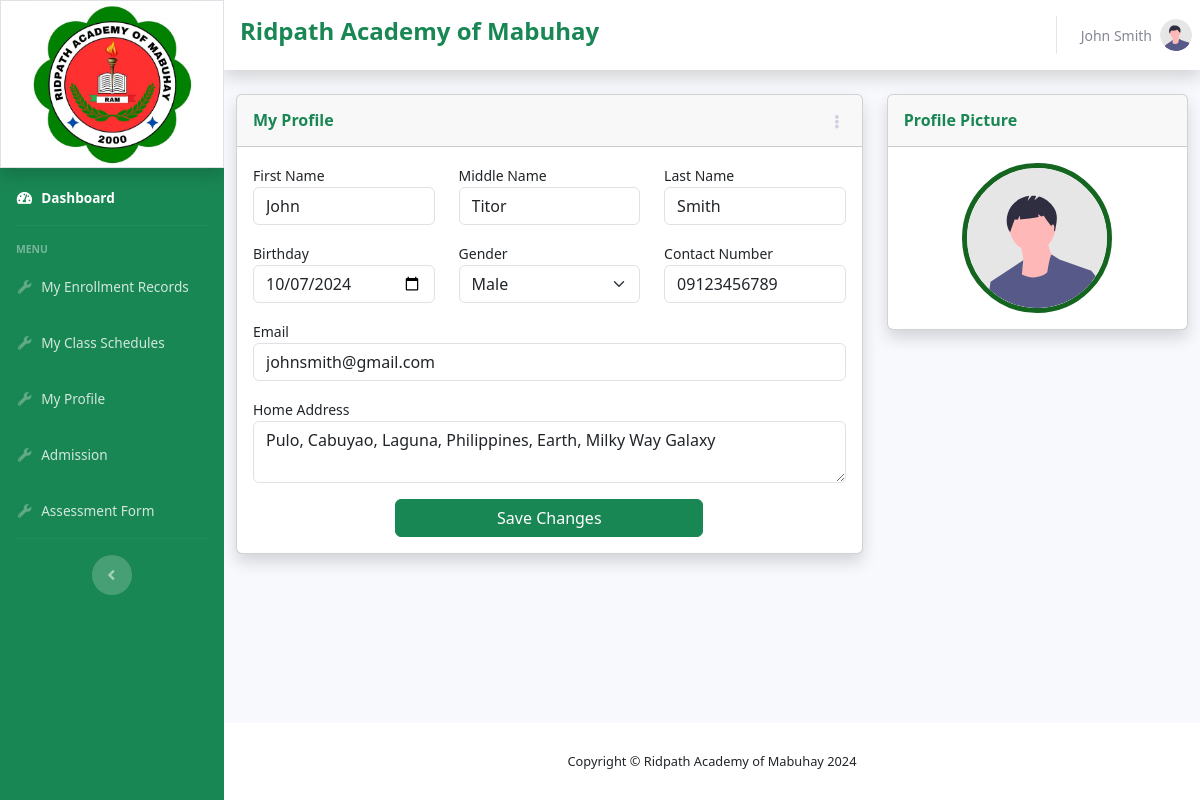
Before: /student/profile.php (signed in) with the older database file.
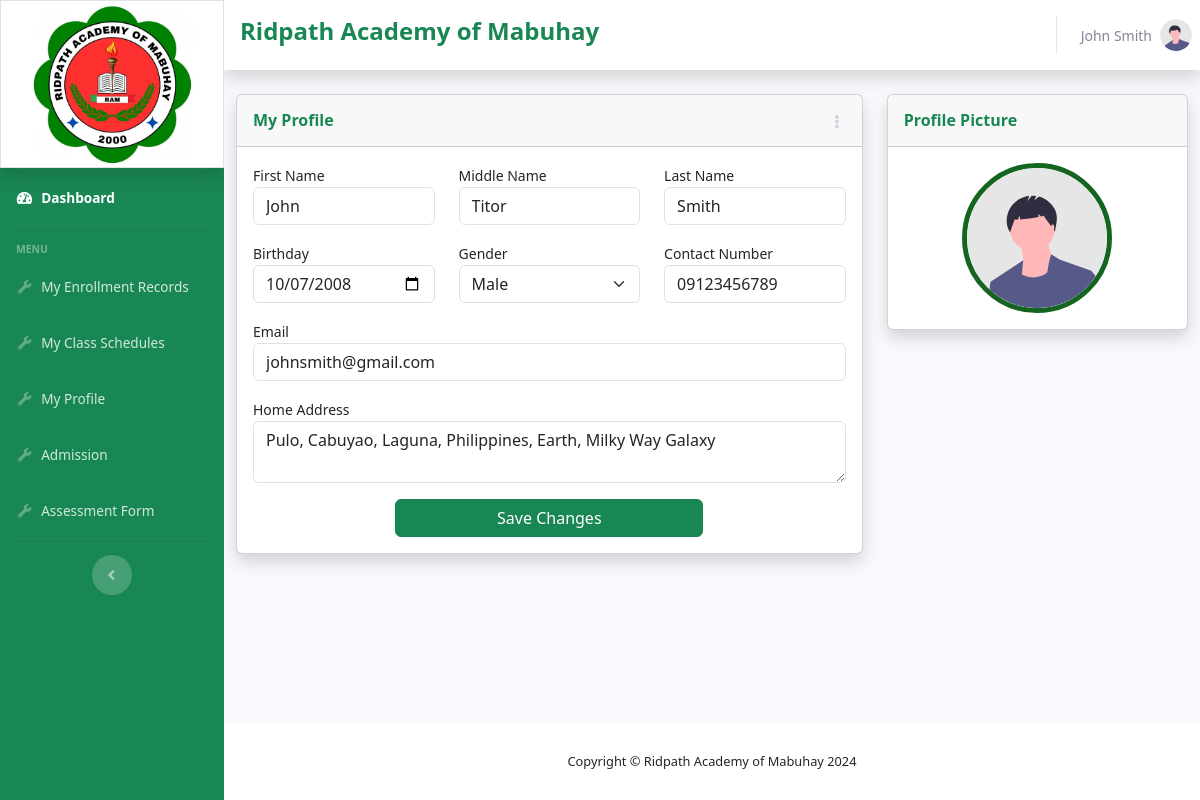
After: the same page with the newer database file.
### tables this page shows
CREATE TABLE `students` (
  `tempID` int(254) NOT NULL,
  `firstname` varchar(100) NOT NULL,
  `middlename` varchar(100) NOT NULL,
  `lastname` varchar(100) NOT NULL,
  `birthday` varchar(20) NOT NULL,
  `gender` varchar(10) NOT NULL,
  `address` varchar(500) NOT NULL,
  `email` varchar(100) NOT NULL,
  `contactnumber` varchar(100) NOT NULL,
  `studentnumber` varchar(100) NOT NULL,
  `password` varchar(254) NOT NULL,
  `userRole` int(10) NOT NULL,
  `isassignedtosection` int(2) NOT NULL DEFAULT 0,
  `isactive` varchar(10) NOT NULL,
  `profileimgurl` varchar(400) NOT NULL
);

### student/profile.php (the view, shortened to what this page needs)
<?php
    require '../shared/header_student.php';
?>
                <div class="container-fluid">
                    <?php
                        $studentID = $_SESSION['user_id'];
                        $fetchQuery = "SELECT * FROM students WHERE tempID = '$studentID'";
                        $fetchedData = mysqli_query($conn, $fetchQuery);
                        $DataArray = mysqli_fetch_assoc($fetchedData);
                        $firstname = $DataArray['firstname'];
                        $middlename = $DataArray['middlename'];
                        $lastname = $DataArray['lastname'];
                        $email = $DataArray['email'];
                        $contactnumber = $DataArray['contactnumber'];
                        $birthday = $DataArray['birthday'];
                        $address = $DataArray['address'];
                        $profileimgurl =  ($DataArray['profileimgurl'] != null) ? $DataArray['profileimgurl']  : "../img/undraw_profile.svg";
                    ?>
                    <div class="row">
                        <div class="col-8">
                            <div class="card shadow mb-4">
                                <div
                                    class="card-header py-3 d-flex flex-row align-items-center justify-content-between">
                                    <h6 class="m-0 font-weight-bold text-success">My Profile</h6>
                                    <div class="dropdown no-arrow">
                                        <a class="dropdown-toggle" href="#" role="button" id="dropdownMenuLink"
                                            data-toggle="dropdown" aria-haspopup="true" aria-expanded="false">
                                            <i class="fas fa-ellipsis-v fa-sm fa-fw text-gray-400"></i>
                                        </a>
                                    </div>
                                </div>
                                <div class="card-body">
                                            <form action="../processes/Student_EditProfile.php" method="POST">
                                                <div class="form-group row">
                                                    <div class="col-sm-4 mb-3 mb-sm-0">
                                                        <small>First Name</small>
                                                        <input type="text" class="form-control" name="firstname" value="<?php echo $firstname; ?>" placeholder="First Name" required>
                                                    </div>
                                                    <div class="col-sm-4">
                                                        <small>Middle Name</small>
                                                        <input type="text" class="form-control" name="middlename" value="<?php echo $middlename; ?>" placeholder="Middle Name" required>
                                                    </div>
                                                    <div class="col-sm-4">
                                                        <small>Last Name</small>
                                                        <input type="text" class="form-control" name="lastname" value="<?php echo $lastname; ?>" placeholder="Last Name" required>
                                                    </div>
                                                </div>
                                                <div class="form-group row">
                                                    <div class="col-sm-4 mb-3 mb-sm-0">
                                                        <small>Birthday</small>
                                                        <input type="date" name="birthday" class="form-control" value="<?php echo $birthday; ?>">
                                                    </div>
                                                    <div class="col-sm-4">
                                                        <small>Gender</small>
                                                        <select class="form-select" name="gender" placeholder="Gender">
                                                            <option value="Male">Male</option>
                                                        </select>
                                                    </div>
                                                    <div class="col-sm-4">
                                                    <small>Contact Number</small>
                                                    <input type="text" class="form-control" name="contactnumber" value="<?php echo $contactnumber; ?>" placeholder="Contact Number" required>
                                                    </div>
                                                </div>
                                                <div class="form-group">
                                                    <small>Email</small>
                                                    <input type="email" class="form-control" name="email" value="<?php echo $email; ?>" placeholder="Email Address" required>
                                                </div>
                                                <div class="form-group">
                                                    <small>Home Address</small>
                                                    <textarea type="text" class="form-control" name="address" placeholder="Home Address" required><?php echo $address; ?></textarea>
                                                </div>
                                                <div class="row mt-3 d-flex justify-content-center">
                                                       <button class="btn btn-success" id="page-btn" type="submit" name="EditStudent" style="width:50%;">Save Changes</button>
                                                </div>
                                            </form>
                                </div>
                            </div>
                        </div>
                        <div class="col-4">
                            <div class="card shadow mb-4">
                                <div
                                    class="card-header py-3 d-flex flex-row align-items-center justify-content-between">
                                    <h6 class="m-0 font-weight-bold text-success">Profile Picture</h6>
                                </div>
                                <div class="card-body">
                                    <div class="container d-flex justify-content-center">
                                        <img class="rounded-circle ml-auto mr-auto" src="<?php echo $profileimgurl; ?>" id="viewInfo-Image">
                                    </div>
                                </div>
                            </div>
                        </div>
                    </div>
                </div>
            </div>
<?php
    require '../shared/footer.php';
?>

### shared/header_student.php (shortened to what this page needs)
<?php
require '../config/config.php';
$studentID = $_SESSION['user_id'];
$DataArray = mysqli_fetch_assoc(mysqli_query($conn, "SELECT * FROM students WHERE tempID = '$studentID'"));
$profileimgurl =  ($DataArray['profileimgurl'] != null) ? $DataArray['profileimgurl']  : "../img/undraw_profile.svg";
?>
<!DOCTYPE html>
<html lang="en">
<head>
    <link href="../vendor/fontawesome-free/css/all.min.css" rel="stylesheet" type="text/css">
    <link href="../css/sb-admin-2.min.css" rel="stylesheet">
    <link href="../css/bootstrap5.min.css" rel="stylesheet">
    <link rel="stylesheet" href="https://cdn.jsdelivr.net/npm/bootstrap-icons@1.9.1/font/bootstrap-icons.css">
    <link href="../css/style.css" rel="stylesheet">
    <link rel="stylesheet" href="../css/dataTables.bootstrap5.min.css">
</head>
<body id="page-top">
    <div id="wrapper">
        <?php
        require 'sidebar_student.php';
        ?>
        <div id="content-wrapper" class="d-flex flex-column">
            <div id="content">
                <nav class="navbar navbar-expand navbar-light bg-white topbar mb-4 static-top shadow">
                    <div class="container pl-3">
                        <h4 class="text-success fw-bold">Ridpath Academy of Mabuhay</h4>
                    </div>
                    <ul class="navbar-nav ml-auto">
                        <li class="nav-item dropdown no-arrow">
                            <a class="nav-link dropdown-toggle" href="#" id="userDropdown" role="button"
                                data-toggle="dropdown" aria-haspopup="true" aria-expanded="false">
                                <span class="mr-2 d-none d-lg-inline text-gray-600 small">
                                    <?php echo $_SESSION['logged_username']; ?>
                                </span>
                                <img class="img-profile rounded-circle"
                                    src="<?php echo $profileimgurl; ?>">
                            </a>
                        </li>
                    </ul>
                </nav>

### shared/sidebar_student.php
<ul class="navbar-nav bg-success sidebar sidebar-dark accordion" id="accordionSidebar">
<div class="container-fluid bg-white pt-4 pb-4 border shadow">
    <a class="sidebar-brand d-flex align-items-center justify-content-center mb-5" href="dashboard.php">
        <div class="row d-flex flex-column mt-5">
            <div class="col">
                <img src="../img/ridpath.jpg" class="img w-100">
            </div>
        </div>
    </a>
 </div>
<hr class="sidebar-divider my-0">
<li class="nav-item active">
    <a class="nav-link" href="dashboard.php">
        <i class="fas fa-fw fa-tachometer-alt"></i>
        <span>Dashboard</span></a>
</li>
<hr class="sidebar-divider">
<div class="sidebar-heading">
    Menu
</div>
<li class="nav-item">
    <a class="nav-link" href="enrollmentrecords.php">
        <i class="fas fa-fw fa-wrench"></i>
        <span>My Enrollment Records</span></a>
</li>
<li class="nav-item">
    <a class="nav-link" href="class-schedules.php">
        <i class="fas fa-fw fa-wrench"></i>
        <span>My Class Schedules</span></a>
</li>
<li class="nav-item">
    <a class="nav-link" href="profile.php">
        <i class="fas fa-fw fa-wrench"></i>
        <span>My Profile</span></a>
</li>
<li class="nav-item">
    <a class="nav-link" href="admission.php">
        <i class="fas fa-fw fa-wrench"></i>
        <span>Admission</span></a>
</li>
<li class="nav-item">
    <a class="nav-link" href="assessmentform.php">
        <i class="fas fa-fw fa-wrench"></i>
        <span>Assessment Form</span></a>
</li>
<hr class="sidebar-divider d-none d-md-block">
<div class="text-center d-none d-md-inline">
    <button class="rounded-circle border-0" id="sidebarToggle"></button>
</div>
</ul>

### shared/footer.php (shortened to what this page needs)
            <footer class="sticky-footer bg-white">
                <div class="container my-auto">
                    <div class="copyright text-center my-auto">
                        <span>Copyright &copy; Ridpath Academy of Mabuhay 2024</span>
                    </div>
                </div>
            </footer>
        </div>
    </div>
</body>
</html>

### css/style.css (style rules this page uses)
#viewInfo-Image { height: 150px; width: 150px; border: 5px solid #136520; }

Changed rows visible on the page:
changed students "John": birthday "10/07/2024" → "10/07/2008"
